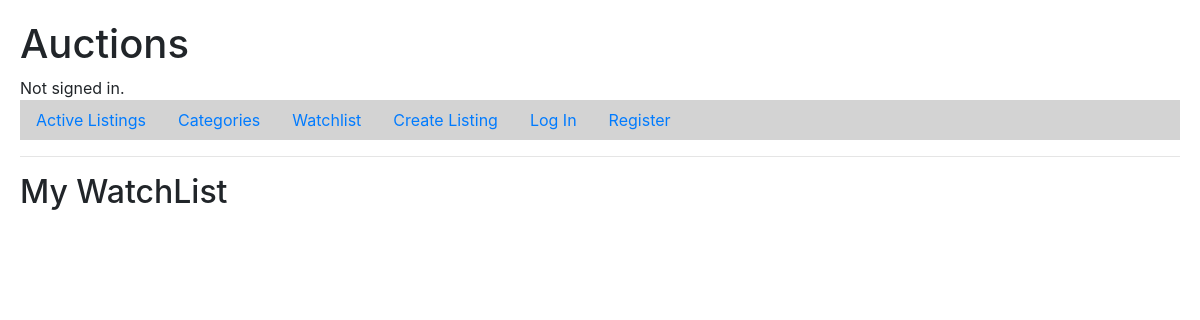
/watchlist, run on an earlier commit of the app's database.
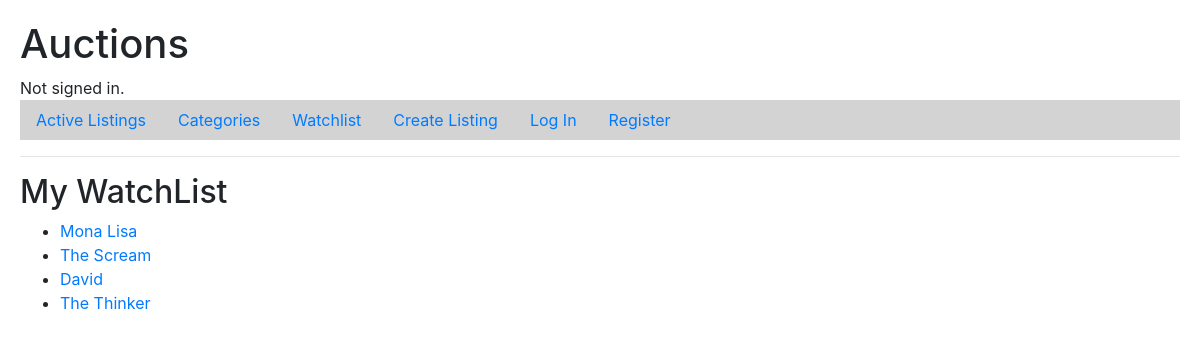
And on a later commit of the database.
### auctions/models.py (models this page shows, shortened)
class Listing (models.Model):
    Title=models.CharField(max_length=64)
    Artist=models.CharField(max_length=64)
    Description = models.TextField(blank=True)
    StartBidAmount=models.FloatField()
    Image=models.ImageField(upload_to='listing')
    ItemCategory=models.ForeignKey(ItemCategory, on_delete=models.CASCADE)
    ListedOn= models.DateTimeField(auto_now_add=True)
    Status=models.BooleanField(default=True)
    ListedBy= models.ForeignKey(User, on_delete=models.CASCADE)
    def __str__(self):
        return self.Title

### auctions/views.py (the view)
# urls.py: ,path( "watchlist",views.watchlist,name='watchlist')
def watchlist(request):
    return render(request, "auctions/watchlist.html",{
        "listings": Listing.objects.all()
    })

### auctions/templates/auctions/watchlist.html
{% extends "auctions/layout.html" %}
{% block body %}
    <h2>My WatchList</h2>
    <ul>
        {% for l in listings %}
            <li>
                <a href="{% url 'listing' l.id %}">
                    {{ l }}
            </li>
        {% endfor %}
    </ul>
{% endblock %}

What changed in the data, as far as the page shows it:
added Listing: Title "Mona Lisa"
added Listing: Title "The Scream"
added Listing: Title "David"
added Listing: Title "The Thinker"
